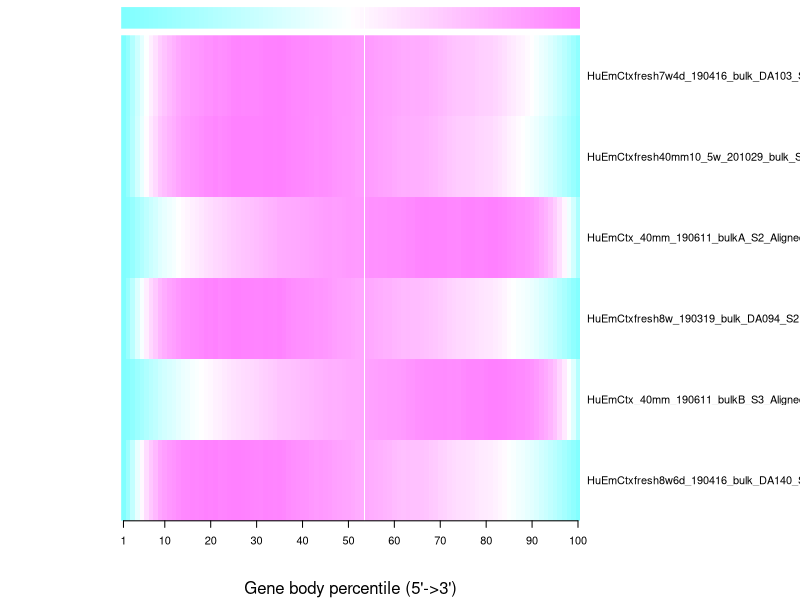
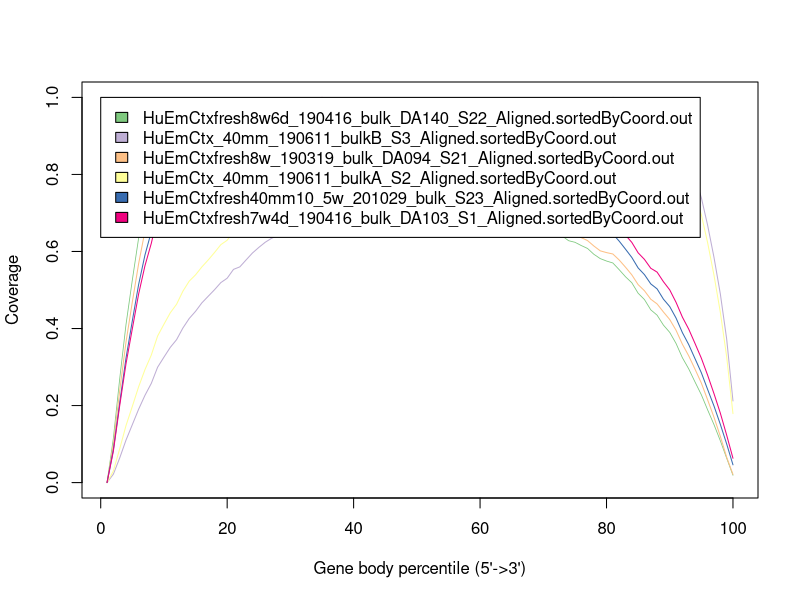

R code for these plots, in order:
HuEmCtxfresh8w6d_190416_bulk_DA140_S22_Aligned.sortedByCoord.out <- c(0.0,0.11475540456046966,0.2689836051060439,0.410348204750812,0.5259479767826611,0.6352974375715859,0.7171855893142696,0.773758209896695,0.844370791304011,0.877711686687656,0.9052847665263076,0.9189639622192589,0.9440780846248762,0.9618418941276068,0.9667022636352067,0.9770382953294195,0.9732491548025475,0.982620195100898,0.9951363105678731,0.9876974663442651,0.9938548197004321,0.9793279366115744,0.9843377027228914,0.9889623575890708,1.0,0.9953000935112075,0.9899107493622978,0.9866140643069381,0.9783651584987302,0.9740470433305483,0.9710303385769696,0.9810531907241309,0.9790247168381039,0.9747353743491565,0.9803615397809956,0.9703043817470549,0.9511130046976932,0.9379838098347231,0.9323233385161044,0.9240611530097882,0.9186950483325679,0.9046462343756052,0.8923813265311769,0.898548639660925,0.8920404809463999,0.8838502271381697,0.8701300857093849,0.8612736337127269,0.8538049101683755,0.848361340585524,0.8372495531934907,0.8228787065574042,0.822184842331251,0.8282669440648049,0.819822162709501,0.8099741599207645,0.802030687169045,0.7901431440791913,0.7827884046102686,0.7638759012211789,0.7536947993382284,0.7445782865869516,0.7502686372263138,0.7399923641735878,0.7416844190408738,0.7346937646284174,0.7265820823673275,0.7102912127130977,0.7005206748299923,0.6795597780077133,0.6693631831436365,0.64850077741566,0.640109114852789,0.628000243461132,0.6239100964438075,0.6154575685979405,0.6077929695064932,0.5926873129084199,0.5815478594786612,0.5752267231791597,0.5701771179735181,0.552790673225362,0.5344005046285281,0.5188090324079966,0.4916321302295728,0.4751664112169183,0.4485251235288584,0.4345958268548695,0.40891510399663583,0.38994837517360437,0.3611148306561831,0.32420944297199644,0.2952917936998899,0.26115522307126215,0.22797589734793364,0.18853851389111753,0.15048000575453585,0.10870982199671328,0.06367725907031047,0.019051940219225683)
HuEmCtx_40mm_190611_bulkB_S3_Aligned.sortedByCoord.out <- c(0.0,0.021850271245065226,0.06379643263518578,0.11032265638070625,0.15045435512629604,0.19058235654606914,0.22657952069716775,0.25751412147379105,0.2995739756327742,0.3256576849379265,0.3510315076862782,0.3710922732360752,0.40135580937697285,0.42609646507921983,0.44468846794834466,0.46665058329936415,0.4837590341845502,0.5007251380257944,0.5192690756593025,0.5305884386470375,0.5535423616483788,0.560028395462272,0.5781767192333964,0.5960477435682706,0.610508909168721,0.6237416382665827,0.6340830585758086,0.6411366319025606,0.6474923349814163,0.6574159574733585,0.672375337727605,0.6856940296507044,0.6989618833438245,0.708158981312791,0.7270754245223287,0.7309724059330988,0.7382441214830343,0.7452117319845489,0.7529465375930224,0.7641901054015158,0.7667227735859347,0.7765493412751892,0.7857945044797724,0.7922944032654782,0.8028105222195416,0.8089952239793763,0.8064283555311532,0.8089332937719471,0.8194281531025648,0.8279504891099889,0.8267220526074004,0.8248761626934279,0.8383898885533566,0.8562747778600432,0.866096723892027,0.8687098089129585,0.875953794519269,0.8772681938470952,0.8846110829190018,0.8866335201407202,0.8883934472294551,0.8946862957694274,0.9109360427336918,0.9143514474568406,0.9307398441392302,0.9364993534301478,0.9418623245272276,0.9436925008064792,0.9463286941137649,0.9479444254956496,0.949298571076005,0.943349573836983,0.9454330169346765,0.943851485816596,0.9592184962421305,0.9691356484138934,0.9752011114161405,0.9742139254230896,0.9746677721670859,0.9860065461153584,1.0,0.9988159314072115,0.9905856841393041,0.9852273346994952,0.9744182026744607,0.9684146698796428,0.9551061456025394,0.9564316369078155,0.9397761084351716,0.9256412318380424,0.8952556839451945,0.8624511606367904,0.830434167727337,0.7920531527559405,0.7394078547838312,0.6675919224522883,0.5846165364745813,0.49012490490940164,0.3732977280857188,0.21198432703586315)
HuEmCtxfresh8w_190319_bulk_DA094_S21_Aligned.sortedByCoord.out <- c(0.0,0.0997616555530728,0.23797203372887535,0.3648992720302007,0.4690113017605344,0.5686386925552641,0.6533440745140008,0.7125283720055039,0.7838288388940504,0.8224059460667286,0.85593685440212,0.87640095965001,0.9045348167139043,0.926301388121195,0.9341299055638532,0.9513530359515942,0.9539099465685064,0.9653224510276645,0.985217156096012,0.9796946603787638,0.9886198366870121,0.9717524589071437,0.9792997063815941,0.9833364694444771,1.0,0.9941531127863171,0.9879661535204808,0.9879387125479727,0.9807442775771973,0.9772406534087568,0.9788802515161137,0.9872693488257224,0.9837353435805765,0.9787940084596598,0.9845752333462698,0.9736850873994974,0.9554731019667337,0.9429208171137585,0.9364868890953495,0.9304900565676048,0.9278224020259278,0.9189481875237658,0.9094879122516102,0.9103728836149954,0.9026511899581721,0.8938690987208586,0.8763460777049938,0.8653971296742756,0.8614593501193683,0.8574500280289934,0.8474507336540007,0.8341908637242104,0.8367222934380795,0.8424172752682355,0.8349307899471957,0.8234300823621189,0.8148586985922781,0.8027905508971238,0.8008961437593348,0.7867542425703566,0.7783690653996778,0.7658050201299134,0.7709110010858785,0.7601394393417302,0.7578775191792797,0.7487122343615857,0.7420528983547177,0.7280570223408718,0.7203059276420757,0.7038423241719687,0.6941242997651836,0.6733955851395373,0.6628641319048347,0.6494719572861662,0.6453714919656752,0.6359298373534358,0.6282130438702748,0.6142044274049072,0.601731525365259,0.597135162470158,0.5935109940296284,0.5779343219923714,0.5592548599922381,0.5393327139513825,0.5139439341730271,0.4980595312297868,0.47602835044473973,0.4638504388595532,0.4429609985377882,0.42332894277773203,0.3953763921393374,0.3592287910683555,0.32910938363655606,0.29444947528940424,0.258335195399325,0.21446100049785766,0.16959795055136753,0.12019635975898986,0.06603572030592764,0.021300074874653557)
HuEmCtx_40mm_190611_bulkA_S2_Aligned.sortedByCoord.out <- c(0.0,0.030109508131205286,0.08762974029866699,0.14801256566886395,0.19781053443592742,0.24890852016478499,0.2932880089409567,0.33107679510385035,0.3805715427565007,0.4111341399092428,0.4407742942848048,0.4630674359111388,0.49694803882159677,0.5230994077313251,0.5393199947023437,0.5599947952850859,0.5778906498690689,0.5973130659256144,0.6177264689959315,0.6291687094398193,0.6513538067610176,0.6574821262189837,0.6752315981960086,0.690625007261042,0.706316990373601,0.7179892606284228,0.7273310268391349,0.7373779854500335,0.7435190843419405,0.7550391631561949,0.7685423777647143,0.7822988575186057,0.7950759679259444,0.8023567599720246,0.8223914270910059,0.8243292539831172,0.8292086742150523,0.8355879352849466,0.8383424841825461,0.8471393818006919,0.8482755896546997,0.8568645310296273,0.8665478566565747,0.8714714240239417,0.879948835793568,0.884620299782285,0.8783455977173608,0.8792935993624225,0.8887817481800925,0.8965481587159225,0.8927236226674629,0.8898354705968461,0.9023058745896059,0.9215633197716432,0.9308214387783791,0.9294737893809875,0.9335027963724996,0.933499311072334,0.938451922607748,0.9382149221964826,0.9394475566884072,0.9459232443962182,0.9601653426398593,0.9608414908719989,0.9749767065772261,0.9789069633973777,0.9807890254868383,0.9792938317157668,0.9803382599987452,0.976678694824794,0.9775790640342582,0.966014838084572,0.9663726622349139,0.9638562755153016,0.97722356341736,0.9830138087592564,0.9848586943136166,0.9794251113553403,0.9780484177899015,0.9863887410863448,1.0,0.9933186795824146,0.9829557204231619,0.9747652650338423,0.9589803405835322,0.9478424830207793,0.9307854240100005,0.9308051740442727,0.9153432207426477,0.9010976371988411,0.8722823371958204,0.8353079495049712,0.7970242507185528,0.7510543033001146,0.6949665295007423,0.6221597708066611,0.5383011252872468,0.442356620560018,0.3272894355904912,0.17909563431301248)
HuEmCtxfresh40mm10_5w_201029_bulk_S23_Aligned.sortedByCoord.out <- c(0.0,0.08535174286000378,0.20713943992612455,0.3232907956075255,0.4200598569219301,0.5145447869961394,0.5909658326008834,0.6511620920995539,0.722871352121138,0.760257451519231,0.796701193800692,0.8200376052780899,0.851642727606502,0.8827149230649414,0.8931220168889977,0.911440682680433,0.9179993547023286,0.9337657569452943,0.9565180627718872,0.9563244734704777,0.9700003337746576,0.9562621688677251,0.965330826314794,0.973359219412334,0.9887028404223362,0.9906209321213605,0.988330125388013,0.9909669451830754,0.9862195569697711,0.9873899934357651,0.9866289872164307,0.995646465882667,0.9922542027792303,0.9898821775458662,1.0,0.9919994214572602,0.9775347403789455,0.9696754597745908,0.966506825691748,0.9609517028070449,0.9544531102235178,0.9456481347559551,0.9370523247404902,0.942452798700504,0.9393275553231495,0.9305592950679231,0.9140652640713832,0.9075889231316964,0.9020593896374095,0.9014285555345402,0.8916634216352733,0.8768260255226354,0.879368275831377,0.8893058599704053,0.8809737319344466,0.8728107163916734,0.8621944571155195,0.8535085279425018,0.850709271147406,0.8348338358496233,0.822524226477231,0.8134878339137304,0.8201254992712587,0.8117299540503554,0.8103436766391117,0.8039418787062894,0.7930630500328212,0.7796931498314438,0.7716358295969115,0.7525016410587332,0.7414436866523515,0.7202879362712921,0.7095303790567529,0.69718182930764,0.6950022807934936,0.687612509874167,0.6804430302288581,0.6660940576985125,0.6565870428677919,0.6503332183665068,0.6453321614134244,0.6269500784370445,0.606024632569731,0.5845273194557248,0.5572990954706779,0.5398894093301143,0.5158387200854463,0.5028715746375764,0.47626528409786273,0.4569119168678586,0.4271158531836539,0.3894004294567261,0.3583382472380147,0.3216174719907433,0.28514480257229,0.24156495811128048,0.1987616960202935,0.15132897942835527,0.10051178780832434,0.046182174208119625)
HuEmCtxfresh7w4d_190416_bulk_DA103_S1_Aligned.sortedByCoord.out <- c(0.0,0.08158403083589572,0.19950940859463348,0.3085401605998951,0.39939800206482384,0.48977487156370697,0.563129807622399,0.6211126559383819,0.6919195591164881,0.7325728756419019,0.772058436975335,0.8009570223584852,0.8379762041916148,0.8647271938193983,0.8745345477689053,0.8952957586102371,0.8994735034780984,0.9117606594013801,0.929945873875728,0.9295118805668311,0.9458772313463971,0.9349781828879122,0.943541720962436,0.95532105997273,0.9732870407137176,0.9777623170768537,0.9705880050065826,0.9741897020546452,0.9707121628861898,0.971631602318956,0.9795240167199278,0.9887217666659582,0.9918245951166804,0.9904409618097073,1.0,0.9904901775457678,0.976583376490314,0.9654773982324839,0.9639203913098433,0.96405014188673,0.9571755983906455,0.9490605946379456,0.9438537934706378,0.9441200058611467,0.9400910267409228,0.9323283629168377,0.9139071366172906,0.9067082166789893,0.9070997054885612,0.9057350873523388,0.8931794819596364,0.8801238894301378,0.8836953859128904,0.8916716907730562,0.8859559541533047,0.8734506830361187,0.8669228867713694,0.8576748025498225,0.8569119586408851,0.8460811410892114,0.8365221028989187,0.8261442938268926,0.8288835969544408,0.8173816557292151,0.8217294185943762,0.8151333914228157,0.8125327871878016,0.7995118693814365,0.7897906429700354,0.7736076141217844,0.7627007358871081,0.742195670581182,0.7343658943897416,0.7236010706659672,0.7207857068554164,0.7178596076387297,0.713559941970173,0.6972963782810957,0.6848224262686754,0.6813191606927339,0.6767130152132551,0.6613375718521783,0.6423906320083488,0.6236058803856277,0.5965271586972595,0.5794045567060355,0.55640179279504,0.5464221837693214,0.5216073859397353,0.5002388081738389,0.46791301789774986,0.42968245783385883,0.3984416508300122,0.3611282931199757,0.32290779991118795,0.27845256777510197,0.23087996617536685,0.1804137030031666,0.1234655036839097,0.06318741240437886)
data_matrix <- matrix(c(HuEmCtxfresh8w6d_190416_bulk_DA140_S22_Aligned.sortedByCoord.out,HuEmCtx_40mm_190611_bulkB_S3_Aligned.sortedByCoord.out,HuEmCtxfresh8w_190319_bulk_DA094_S21_Aligned.sortedByCoord.out,HuEmCtx_40mm_190611_bulkA_S2_Aligned.sortedByCoord.out,HuEmCtxfresh40mm10_5w_201029_bulk_S23_Aligned.sortedByCoord.out,HuEmCtxfresh7w4d_190416_bulk_DA103_S1_Aligned.sortedByCoord.out), byrow=T, ncol=100)
rowLabel <- c("HuEmCtxfresh8w6d_190416_bulk_DA140_S22_Aligned.sortedByCoord.out","HuEmCtx_40mm_190611_bulkB_S3_Aligned.sortedByCoord.out","HuEmCtxfresh8w_190319_bulk_DA094_S21_Aligned.sortedByCoord.out","HuEmCtx_40mm_190611_bulkA_S2_Aligned.sortedByCoord.out","HuEmCtxfresh40mm10_5w_201029_bulk_S23_Aligned.sortedByCoord.out","HuEmCtxfresh7w4d_190416_bulk_DA103_S1_Aligned.sortedByCoord.out")


pdf("fetal.geneBodyCoverage.heatMap.pdf")
rc <- cm.colors(ncol(data_matrix))
heatmap(data_matrix, scale=c("none"),keep.dendro=F, labRow = rowLabel ,Colv = NA,Rowv = NA,labCol=NA,col=cm.colors(256),margins = c(6, 8),ColSideColors = rc,cexRow=1,cexCol=1,xlab="Gene body percentile (5'->3')", add.expr=x_axis_expr <- axis(side=1,at=c(1,10,20,30,40,50,60,70,80,90,100),labels=c("1","10","20","30","40","50","60","70","80","90","100")))
dev.off()


pdf("fetal.geneBodyCoverage.curves.pdf")
x=1:100
icolor = colorRampPalette(c("#7fc97f","#beaed4","#fdc086","#ffff99","#386cb0","#f0027f"))(6)
plot(x,HuEmCtxfresh8w6d_190416_bulk_DA140_S22_Aligned.sortedByCoord.out,type='l',xlab="Gene body percentile (5'->3')", ylab="Coverage",lwd=0.8,col=icolor[1])
lines(x,HuEmCtx_40mm_190611_bulkB_S3_Aligned.sortedByCoord.out,type='l',col=icolor[2])
lines(x,HuEmCtxfresh8w_190319_bulk_DA094_S21_Aligned.sortedByCoord.out,type='l',col=icolor[3])
lines(x,HuEmCtx_40mm_190611_bulkA_S2_Aligned.sortedByCoord.out,type='l',col=icolor[4])
lines(x,HuEmCtxfresh40mm10_5w_201029_bulk_S23_Aligned.sortedByCoord.out,type='l',col=icolor[5])
lines(x,HuEmCtxfresh7w4d_190416_bulk_DA103_S1_Aligned.sortedByCoord.out,type='l',col=icolor[6])
legend(0,1,fill=icolor[1:6], legend=c('HuEmCtxfresh8w6d_190416_bulk_DA140_S22_Aligned.sortedByCoord.out','HuEmCtx_40mm_190611_bulkB_S3_Aligned.sortedByCoord.out','HuEmCtxfresh8w_190319_bulk_DA094_S21_Aligned.sortedByCoord.out','HuEmCtx_40mm_190611_bulkA_S2_Aligned.sortedByCoord.out','HuEmCtxfresh40mm10_5w_201029_bulk_S23_Aligned.sortedByCoord.out','HuEmCtxfresh7w4d_190416_bulk_DA103_S1_Aligned.sortedByCoord.out'))
dev.off()
